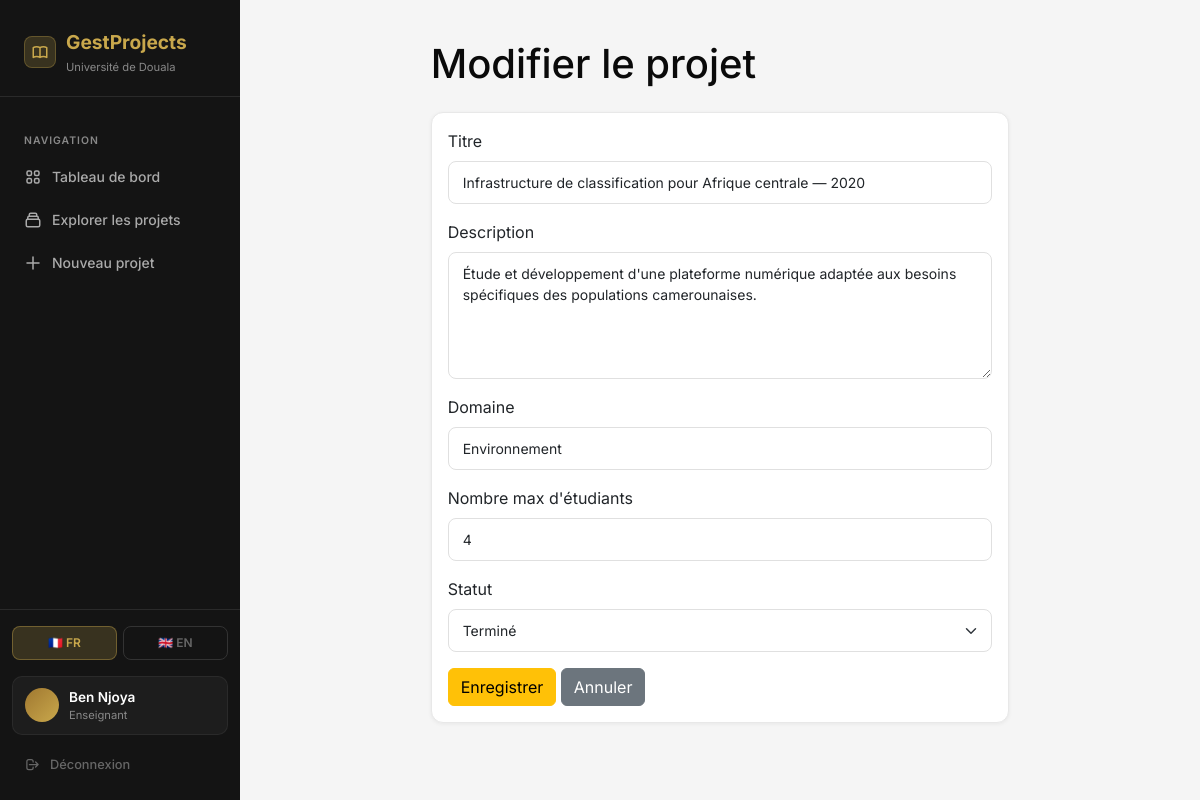
The page /projects/4/edit (signed in) on the database as committed earlier.
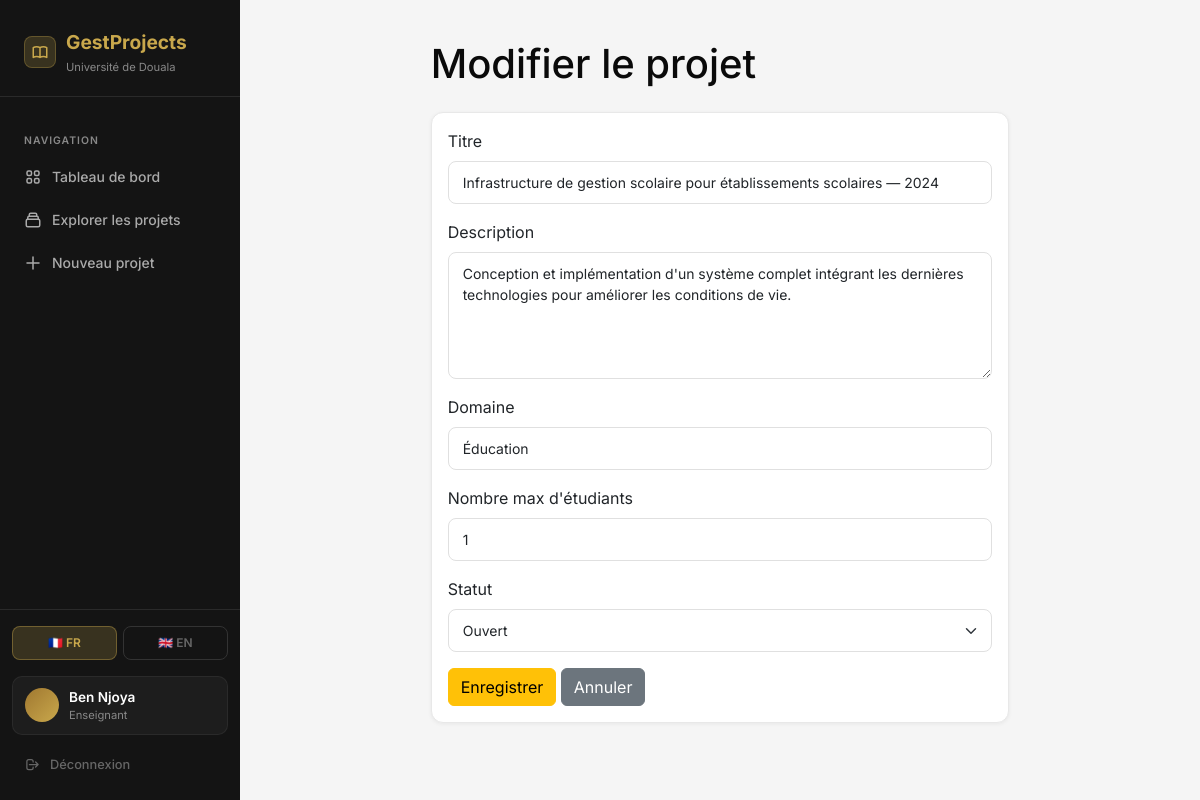
The same page on the database as committed later.
### app/models.py (models this page shows, shortened)
class Project(db.Model):
    __tablename__ = 'project'
    id = db.Column(db.Integer, primary_key=True)
    title = db.Column(db.String(200), nullable=False)
    title_en = db.Column(db.String(200))
    description = db.Column(db.Text, nullable=False)
    description_en = db.Column(db.Text)
    domain = db.Column(db.String(100))
    domain_en = db.Column(db.String(100))
    teacher_id = db.Column(db.Integer, db.ForeignKey('user.id'), nullable=False)
    max_students = db.Column(db.Integer, default=1)
    status = db.Column(db.String(20), default='open')
    created_at = db.Column(db.DateTime, default=datetime.utcnow)
    updated_at = db.Column(db.DateTime, default=datetime.utcnow,
                           onupdate=datetime.utcnow)
    applications = db.relationship('Application', backref='project',
                                   lazy=True, cascade='all, delete-orphan')
    def get_title(self, lang='fr'):
        if lang == 'en':
            if self.title_en:
                return self.title_en
            from app.utils import auto_translate
            return auto_translate(self.title)
        return self.title

### app/routes.py (the view, shortened to what this page needs)
@main.route('/projects/<int:id>/edit', methods=['GET', 'POST'])
@login_required
@teacher_required
def edit_project(id):
    from app.forms import ProjectForm
    import concurrent.futures
    project = Project.query.get_or_404(id)
    if project.teacher_id != current_user.id:
        abort(403)
    form = ProjectForm(obj=project)
    lang = get_lang()
    return render_template('projects/edit.html', form=form,
                           project=project, lang=lang)

### app/forms.py
class ProjectForm(FlaskForm):
    title = StringField('Titre', validators=[DataRequired(), Length(max=200)])
    description = TextAreaField('Description', validators=[DataRequired()])
    domain = StringField('Domaine', validators=[Length(max=100)])
    max_students = IntegerField('Nombre max d\'étudiants', default=1)
    status = SelectField('Statut', choices=[('open', 'Ouvert'), ('closed', 'Fermé'),
                                             ('completed', 'Terminé')])

### app/__init__.py (called while the page is built)
def create_app():
    app = Flask(__name__)
    app.config.from_object(Config)
    db.init_app(app)
    login_manager.init_app(app)
    migrate.init_app(app, db)
    login_manager.login_view = 'auth.login'
    login_manager.login_message = 'Connectez-vous pour accéder à cette page.'
    login_manager.login_message_category = 'warning'
    from app.auth import auth as auth_blueprint
    from app.routes import main as main_blueprint
    app.register_blueprint(auth_blueprint)
    app.register_blueprint(main_blueprint)
    from flask import session
    @app.context_processor
    def inject_globals():
        return {'lang': session.get('lang', 'fr')}
    return app

### app/routes.py (called while the page is built)
def get_lang():
    return session.get('lang', 'fr')

### app/templates/projects/edit.html (shortened to what this page needs)
{% extends "base.html" %}
{% block content %}
<div class="row justify-content-center">
    <div class="col-md-8">
        <h1 class="mb-4">Modifier le projet</h1>
        <div class="card">
            <div class="card-body">
                <form method="POST">
                    <div class="mb-3">
                        {{ form.title.label(class="form-label") }}
                        {{ form.title(class="form-control") }}
                    </div>
                    <div class="mb-3">
                        {{ form.description.label(class="form-label") }}
                        {{ form.description(class="form-control", rows=5) }}
                    </div>
                    <div class="mb-3">
                        {{ form.domain.label(class="form-label") }}
                        {{ form.domain(class="form-control") }}
                    </div>
                    <div class="mb-3">
                        {{ form.max_students.label(class="form-label") }}
                        {{ form.max_students(class="form-control") }}
                    </div>
                    <div class="mb-3">
                        {{ form.status.label(class="form-label") }}
                        {{ form.status(class="form-select") }}
                    </div>
                    <button type="submit" class="btn btn-warning">Enregistrer</button>
                    <a href="{{ url_for('main.dashboard') }}" class="btn btn-secondary">Annuler</a>
                </form>
            </div>
        </div>
    </div>
</div>
{% endblock %}

Rows that differ between the two databases and show on the page:
changed Project: title "Infrastructure de classification pour Afrique centrale — 2020" → "Infrastructure de gestion scolaire pour établissements scolaires — 2024"; description "Étude et développement d'une plateforme numérique adaptée aux besoins spécifiques des populations camerounaises." → "Conception et implémentation d'un système complet intégrant les dernières technologies pour améliorer les conditions de vie."; domain "Environnement" → "Éducation"; max_students "4" → "1"; status "Terminé" → "Ouvert"
